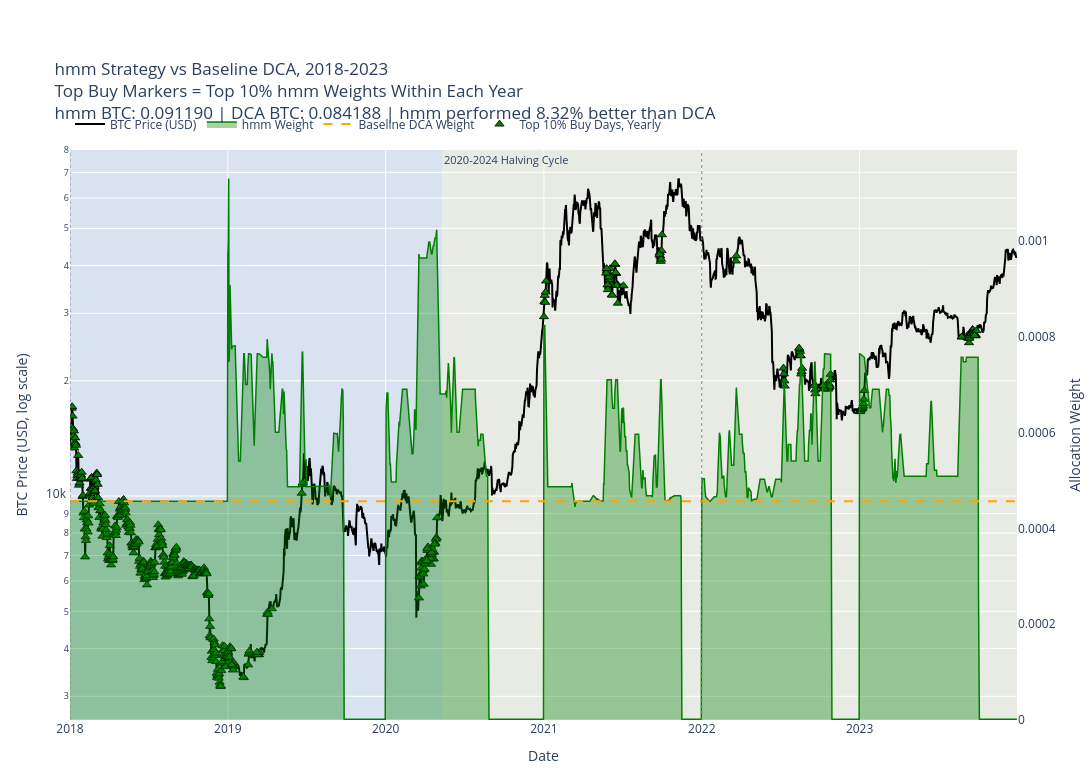

Notebook code for this chart:
### Code cell
hmm_yearly = []
uniform_yearly = []
uniform_strategy = UniformStrategy()

for year in range(2018, 2024):
    hmm = export_one_year(hmm_bayes_v2, btc_df_bayes_v2_pl, year, runner)
    if hmm is not None:
        hmm_yearly.append(hmm)

    uniform_result = export_one_year(uniform_strategy, btc_df_bayes_v2_pl, year, runner)
    if uniform_result is not None:
        uniform_yearly.append(uniform_result)

print("HMM valid yearly exports:", len(hmm_yearly))
print("Uniform valid yearly exports:", len(uniform_yearly))
if not hmm_yearly:
    raise ValueError("No valid HMM exports were produced.")

if not uniform_yearly:
    raise ValueError("No valid Uniform exports were produced.")

hmm_all = pl.concat(hmm_yearly).rename({"weight": "hmm_weight_raw"})
uniform_all = pl.concat(uniform_yearly).rename({"weight": "baseline_weight_raw"})

print("HMM combined rows:", hmm_all.height)
print("Uniform combined rows:", uniform_all.height)
merged = (
    hmm_all
    .select(["date", "price_usd", "hmm_weight_raw"])
    .join(
        uniform_all.select(["date", "baseline_weight_raw"]),
        on="date",
        how="inner"
    )
    .sort("date")
)

print("Merged rows:", merged.height)

merged.head()
hmm_sum = merged["hmm_weight_raw"].sum()
uniform_sum = merged["baseline_weight_raw"].sum()

merged = merged.with_columns([
    (pl.col("hmm_weight_raw") / hmm_sum).alias("hmm_weight"),
    (pl.col("baseline_weight_raw") / uniform_sum).alias("baseline_weight"),
])

print("HMM normalized weight sum:", merged["hmm_weight"].sum())
print("Uniform normalized weight sum:", merged["baseline_weight"].sum())
total_budget_usd = 1000.0

merged = merged.with_columns([
    (pl.col("hmm_weight") * total_budget_usd).alias("hmm_usd"),
    (pl.col("baseline_weight") * total_budget_usd).alias("baseline_usd"),
])

merged = merged.with_columns([
    (pl.col("hmm_usd") / pl.col("price_usd")).alias("btc_accum_hmm"),
    (pl.col("baseline_usd") / pl.col("price_usd")).alias("btc_accum_baseline"),
])

merged = merged.with_columns([
    (pl.col("btc_accum_hmm") * 100_000_000).alias("sats_accum_hmm"),
    (pl.col("btc_accum_baseline") * 100_000_000).alias("sats_accum_baseline"),
])

merged = merged.with_columns([
    (pl.col("sats_accum_hmm") / pl.col("hmm_usd")).alias("sats_per_dollar_hmm"),
    (pl.col("sats_accum_baseline") / pl.col("baseline_usd")).alias("sats_per_dollar_baseline"),
])

total_dynamic_btc = merged["btc_accum_hmm"].sum()
total_baseline_btc = merged["btc_accum_baseline"].sum()

sats_per_dollar_dynamic = (total_dynamic_btc / total_budget_usd) * 100_000_000
sats_per_dollar_baseline = (total_baseline_btc / total_budget_usd) * 100_000_000

pct_diff_vs_baseline = (
    (total_dynamic_btc - total_baseline_btc) / total_baseline_btc
) * 100

performance_label = "better" if pct_diff_vs_baseline > 0 else "worse"

print(f"Total BTC accumulated, hmm: {total_dynamic_btc:.6f}")
print(f"Total BTC accumulated, Uniform: {total_baseline_btc:.6f}")
print(f"Sats per dollar, hmm: {sats_per_dollar_dynamic:.2f}")
print(f"Sats per dollar, Uniform: {sats_per_dollar_baseline:.2f}")
print(f"hmm performed {abs(pct_diff_vs_baseline):.2f}% {performance_label} than Uniform")
def assign_cycle_label(date):
    for cycle in calendar_cycles:
        start = pd.to_datetime(cycle["start"])
        end = pd.to_datetime(cycle["end"])
        if start <= date <= end:
            return cycle["label"]
    return "Outside cycle"


plot_df = merged.to_pandas()
plot_df["date"] = pd.to_datetime(plot_df["date"])
plot_df["year"] = plot_df["date"].dt.year
plot_df["cycle_label"] = plot_df["date"].apply(assign_cycle_label)

plot_df.head()
top_buy_points_list = []

for year, year_df in plot_df.groupby("year"):
    threshold = year_df["hmm_weight"].quantile(0.90)

    top_year_df = year_df[year_df["hmm_weight"] >= threshold].copy()
    top_year_df["top_buy_threshold_year"] = threshold

    top_buy_points_list.append(top_year_df)

top_buy_points = pd.concat(top_buy_points_list, ignore_index=True)

top_buy_points = top_buy_points.sort_values(
    ["year", "hmm_weight"],
    ascending=[True, False]
)

print("Top buy points:", len(top_buy_points))
top_buy_points[["date", "year", "price_usd", "hmm_weight", "top_buy_threshold_year"]].head()
import plotly.graph_objects as go

fig = go.Figure()

# Add actual halving-period background shading.
for period in halving_periods:
    fig.add_vrect(
        x0=pd.to_datetime(period["start"]),
        x1=pd.to_datetime(period["end"]),
        fillcolor=period["color"],
        opacity=1.0,
        layer="below",
        line_width=0,
        annotation_text=period["label"],
        annotation_position="top left",
        annotation_font_size=11,
    )

# Add vertical dotted lines for calendar cycle starts.
for cycle in calendar_cycles:
    fig.add_vline(
        x=pd.to_datetime(cycle["start"]),
        line_width=1,
        line_dash="dot",
        line_color="gray"
    )

# BTC price line on left y-axis.
fig.add_trace(
    go.Scatter(
        x=plot_df["date"],
        y=plot_df["price_usd"],
        mode="lines",
        name="BTC Price (USD)",
        line=dict(color="black", width=2),
        yaxis="y1",
        customdata=plot_df[
            [
                "year",
                "cycle_label",
                "hmm_weight",
                "baseline_weight",
                "sats_per_dollar_hmm",
                "sats_per_dollar_baseline",
                "sats_accum_hmm",
                "sats_accum_baseline",
            ]
        ],
        hovertemplate=(
            "<b>Date</b>: %{x|%Y-%m-%d}<br>"
            "<b>Year</b>: %{customdata[0]}<br>"
            "<b>Cycle</b>: %{customdata[1]}<br>"
            "<b>BTC Price</b>: $%{y:,.2f}<br>"
            "<b>hmm Weight</b>: %{customdata[2]:.8f}<br>"
            "<b>DCA Weight</b>: %{customdata[3]:.8f}<br>"
            "<b>hmm sats/$</b>: %{customdata[4]:,.2f}<br>"
            "<b>DCA sats/$</b>: %{customdata[5]:,.2f}<br>"
            "<b>hmm sats accumulated</b>: %{customdata[6]:,.2f}<br>"
            "<b>DCA sats accumulated</b>: %{customdata[7]:,.2f}"
            "<extra></extra>"
        )
    )
)

# Momentum allocation weight on right y-axis.
fig.add_trace(
    go.Scatter(
        x=plot_df["date"],
        y=plot_df["hmm_weight"],
        mode="lines",
        name="hmm Weight",
        line=dict(color="green", width=1.5),
        fill="tozeroy",
        fillcolor="rgba(0, 128, 0, 0.35)",
        yaxis="y2",
        customdata=plot_df[
            [
                "year",
                "cycle_label",
                "price_usd",
                "sats_per_dollar_hmm",
                "sats_accum_hmm",
            ]
        ],
        hovertemplate=(
            "<b>Date</b>: %{x|%Y-%m-%d}<br>"
            "<b>Year</b>: %{customdata[0]}<br>"
            "<b>Cycle</b>: %{customdata[1]}<br>"
            "<b>hmm Weight</b>: %{y:.8f}<br>"
            "<b>BTC Price</b>: $%{customdata[2]:,.2f}<br>"
            "<b>hmm sats/$</b>: %{customdata[3]:,.2f}<br>"
            "<b>hmm sats accumulated</b>: %{customdata[4]:,.2f}"
            "<extra></extra>"
        )
    )
)

# Baseline DCA allocation weight on right y-axis.
fig.add_trace(
    go.Scatter(
        x=plot_df["date"],
        y=plot_df["baseline_weight"],
        mode="lines",
        name="Baseline DCA Weight",
        line=dict(color="orange", width=2, dash="dash"),
        yaxis="y2",
        customdata=plot_df[
            [
                "year",
                "cycle_label",
                "price_usd",
                "sats_per_dollar_baseline",
                "sats_accum_baseline",
            ]
        ],
        hovertemplate=(
            "<b>Date</b>: %{x|%Y-%m-%d}<br>"
            "<b>Year</b>: %{customdata[0]}<br>"
            "<b>Cycle</b>: %{customdata[1]}<br>"
            "<b>DCA Weight</b>: %{y:.8f}<br>"
            "<b>BTC Price</b>: $%{customdata[2]:,.2f}<br>"
            "<b>DCA sats/$</b>: %{customdata[3]:,.2f}<br>"
            "<b>DCA sats accumulated</b>: %{customdata[4]:,.2f}"
            "<extra></extra>"
        )
    )
)

# Top 10% buy points calculated yearly.
fig.add_trace(
    go.Scatter(
        x=top_buy_points["date"],
        y=top_buy_points["price_usd"],
        mode="markers",
        name="Top 10% Buy Days, Yearly",
        marker=dict(
            color="green",
            symbol="triangle-up",
            size=8,
            line=dict(color="black", width=0.8)
        ),
        yaxis="y1",
        customdata=top_buy_points[
            [
                "year",
                "cycle_label",
                "hmm_weight",
                "top_buy_threshold_year",
            ]
        ],
        hovertemplate=(
            "<b>Top 10% Buy Date</b>: %{x|%Y-%m-%d}<br>"
            "<b>Year</b>: %{customdata[0]}<br>"
            "<b>Cycle</b>: %{customdata[1]}<br>"
            "<b>BTC Price</b>: $%{y:,.2f}<br>"
            "<b>hmm Weight</b>: %{customdata[2]:.8f}<br>"
            "<b>Yearly Top 10% Threshold</b>: %{customdata[3]:.8f}"
            "<extra></extra>"
        )
    )
)

fig.update_layout(
    title=(
        "hmm Strategy vs Baseline DCA, 2018-2023<br>"
        "Top Buy Markers = Top 10% hmm Weights Within Each Year<br>"
        f"hmm BTC: {total_dynamic_btc:.6f} | "
        f"DCA BTC: {total_baseline_btc:.6f} | "
        f"hmm performed {abs(pct_diff_vs_baseline):.2f}% {performance_label} than DCA"
    ),
    width=1450,
    height=780,
    hovermode="x unified",
    xaxis=dict(
        title="Date",
        range=[
            pd.to_datetime("2018-01-01"),
            pd.to_datetime("2023-12-31")
        ],
    ),
    yaxis=dict(
        title="BTC Price (USD, log scale)",
        type="log",
        side="left",
    ),
    yaxis2=dict(
        title="Allocation Weight",
        overlaying="y",
        side="right",
        showgrid=False,
    ),
    legend=dict(
        orientation="h",
        yanchor="bottom",
        y=1.02,
        xanchor="left",
        x=0,
    ),
    margin=dict(l=70, r=70, t=150, b=60),
)

fig.show()

### Figure 1 — Plotly figure (JSON) as saved in the notebook; plotly's stock layout.template omitted (floating-point values rounded to 4 significant figures; data arrays with more than 128 entries replaced by an {"elided": "..."} marker saying what was removed)
{"data": [{"customdata": {"elided": "2190x8 mixed values"}, "hovertemplate": "<b>Date</b>: %{x|%Y-%m-%d}<br><b>Year</b>: %{customdata[0]}<br><b>Cycle</b>: %{customdata[1]}<br><b>BTC Price</b>: $%{y:,.2f}<br><b>hmm Weight</b>: %{customdata[2]:.8f}<br><b>DCA Weight</b>: %{customdata[3]:.8f}<br><b>hmm sats/$</b>: %{customdata[4]:,.2f}<br><b>DCA sats/$</b>: %{customdata[5]:,.2f}<br><b>hmm sats accumulated</b>: %{customdata[6]:,.2f}<br><b>DCA sats accumulated</b>: %{customdata[7]:,.2f}<extra></extra>", "line": {"color": "black", "width": 2}, "mode": "lines", "name": "BTC Price (USD)", "type": "scatter", "x": {"elided": "2190 str values"}, "y": {"elided": "2190 float values"}, "yaxis": "y"}, {"customdata": {"elided": "2190x5 mixed values"}, "fill": "tozeroy", "fillcolor": "rgba(0, 128, 0, 0.35)", "hovertemplate": "<b>Date</b>: %{x|%Y-%m-%d}<br><b>Year</b>: %{customdata[0]}<br><b>Cycle</b>: %{customdata[1]}<br><b>hmm Weight</b>: %{y:.8f}<br><b>BTC Price</b>: $%{customdata[2]:,.2f}<br><b>hmm sats/$</b>: %{customdata[3]:,.2f}<br><b>hmm sats accumulated</b>: %{customdata[4]:,.2f}<extra></extra>", "line": {"color": "green", "width": 1.5}, "mode": "lines", "name": "hmm Weight", "type": "scatter", "x": {"elided": "2190 str values"}, "y": {"elided": "2190 float values"}, "yaxis": "y2"}, {"customdata": {"elided": "2190x5 mixed values"}, "hovertemplate": "<b>Date</b>: %{x|%Y-%m-%d}<br><b>Year</b>: %{customdata[0]}<br><b>Cycle</b>: %{customdata[1]}<br><b>DCA Weight</b>: %{y:.8f}<br><b>BTC Price</b>: $%{customdata[2]:,.2f}<br><b>DCA sats/$</b>: %{customdata[3]:,.2f}<br><b>DCA sats accumulated</b>: %{customdata[4]:,.2f}<extra></extra>", "line": {"color": "orange", "dash": "dash", "width": 2}, "mode": "lines", "name": "Baseline DCA Weight", "type": "scatter", "x": {"elided": "2190 str values"}, "y": {"elided": "2190 float values"}, "yaxis": "y2"}, {"customdata": {"elided": "556x4 mixed values"}, "hovertemplate": "<b>Top 10% Buy Date</b>: %{x|%Y-%m-%d}<br><b>Year</b>: %{customdata[0]}<br><b>Cycle</b>: %{customdata[1]}<br><b>BTC Price</b>: $%{y:,.2f}<br><b>hmm Weight</b>: %{customdata[2]:.8f}<br><b>Yearly Top 10% Threshold</b>: %{customdata[3]:.8f}<extra></extra>", "marker": {"color": "green", "line": {"color": "black", "width": 0.8}, "size": 8, "symbol": "triangle-up"}, "mode": "markers", "name": "Top 10% Buy Days, Yearly", "type": "scatter", "x": {"elided": "556 str values"}, "y": {"elided": "556 float values"}, "yaxis": "y"}], "layout": {"annotations": [{"font": {"size": 11}, "showarrow": false, "text": "Before Nov 2012 Halving", "x": "2010-08-16T00:00:00", "xanchor": "left", "xref": "x", "y": 1, "yanchor": "top", "yref": "y domain"}, {"font": {"size": 11}, "showarrow": false, "text": "2012-2016 Halving Cycle", "x": "2012-11-28T00:00:00", "xanchor": "left", "xref": "x", "y": 1, "yanchor": "top", "yref": "y domain"}, {"font": {"size": 11}, "showarrow": false, "text": "2016-2020 Halving Cycle", "x": "2016-07-09T00:00:00", "xanchor": "left", "xref": "x", "y": 1, "yanchor": "top", "yref": "y domain"}, {"font": {"size": 11}, "showarrow": false, "text": "2020-2024 Halving Cycle", "x": "2020-05-11T00:00:00", "xanchor": "left", "xref": "x", "y": 1, "yanchor": "top", "yref": "y domain"}], "height": 780, "hovermode": "x unified", "legend": {"orientation": "h", "x": 0, "xanchor": "left", "y": 1.02, "yanchor": "bottom"}, "margin": {"b": 60, "l": 70, "r": 70, "t": 150}, "shapes": [{"fillcolor": "rgba(173, 216, 230, 0.25)", "layer": "below", "line": {"width": 0}, "opacity": 1, "type": "rect", "x0": "2010-08-16T00:00:00", "x1": "2012-11-27T00:00:00", "xref": "x", "y0": 0, "y1": 1, "yref": "y domain"}, {"fillcolor": "rgba(144, 238, 144, 0.25)", "layer": "below", "line": {"width": 0}, "opacity": 1, "type": "rect", "x0": "2012-11-28T00:00:00", "x1": "2016-07-08T00:00:00", "xref": "x", "y0": 0, "y1": 1, "yref": "y domain"}, {"fillcolor": "rgba(176, 196, 222, 0.25)", "layer": "below", "line": {"width": 0}, "opacity": 1, "type": "rect", "x0": "2016-07-09T00:00:00", "x1": "2020-05-10T00:00:00", "xref": "x", "y0": 0, "y1": 1, "yref": "y domain"}, {"fillcolor": "rgba(238, 232, 170, 0.25)", "layer": "below", "line": {"width": 0}, "opacity": 1, "type": "rect", "x0": "2020-05-11T00:00:00", "x1": "2023-12-31T00:00:00", "xref": "x", "y0": 0, "y1": 1, "yref": "y domain"}, {"line": {"color": "gray", "dash": "dot", "width": 1}, "type": "line", "x0": "2010-08-16T00:00:00", "x1": "2010-08-16T00:00:00", "xref": "x", "y0": 0, "y1": 1, "yref": "y domain"}, {"line": {"color": "gray", "dash": "dot", "width": 1}, "type": "line", "x0": "2014-01-01T00:00:00", "x1": "2014-01-01T00:00:00", "xref": "x", "y0": 0, "y1": 1, "yref": "y domain"}, {"line": {"color": "gray", "dash": "dot", "width": 1}, "type": "line", "x0": "2018-01-01T00:00:00", "x1": "2018-01-01T00:00:00", "xref": "x", "y0": 0, "y1": 1, "yref": "y domain"}, {"line": {"color": "gray", "dash": "dot", "width": 1}, "type": "line", "x0": "2022-01-01T00:00:00", "x1": "2022-01-01T00:00:00", "xref": "x", "y0": 0, "y1": 1, "yref": "y domain"}], "title": {"text": "hmm Strategy vs Baseline DCA, 2018-2023<br>Top Buy Markers = Top 10% hmm Weights Within Each Year<br>hmm BTC: 0.091190 | DCA BTC: 0.084188 | hmm performed 8.32% better than DCA"}, "width": 1450, "xaxis": {"range": ["2018-01-01T00:00:00", "2023-12-31T00:00:00"], "title": {"text": "Date"}}, "yaxis": {"side": "left", "title": {"text": "BTC Price (USD, log scale)"}, "type": "log"}, "yaxis2": {"overlaying": "y", "showgrid": false, "side": "right", "title": {"text": "Allocation Weight"}}}}
